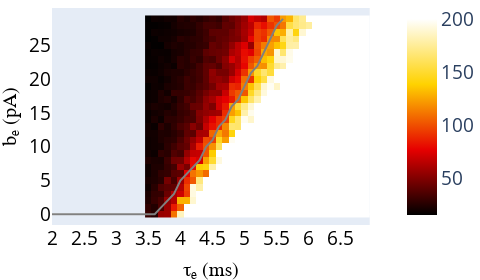

The cell this chart's notebook holds for it:
### Code cell
#This is an example with few values of tau_i and b_e
load= 'tau_e'
mean_array,taus, bthr, tau_v, bvals = load_survival( load = load, precalc=True)
plot_heatmap_survival(mean_array, taus, tau_v, bvals , bthr,load = load, save_im=False, precalc=True, z_max=200, line_color='grey')

### Figure 1 — Plotly figure (JSON) as saved in the notebook; plotly's stock layout.template omitted (floating-point values rounded to 4 significant figures; data arrays with more than 128 entries replaced by an {"elided": "..."} marker saying what was removed)
{"data": [{"colorbar": {"tickcolor": "black", "tickfont": {"size": 19}}, "colorscale": [[0, "rgb(0,0,0)"], [0.3333, "rgb(230,0,0)"], [0.6667, "rgb(255,210,0)"], [1, "rgb(255,255,255)"]], "type": "heatmap", "x": [3.5, 3.6, 3.7, 3.8, 3.9, 4, 4.1, 4.2, 4.3, 4.4, 4.5, 4.6, 4.7, 4.8, 4.9, 5.0, 5.1, 5.2, 5.3, 5.4, 5.5, 5.6, 5.7, 5.8, 5.9, 6.0, 6.1, 6.2, 6.3, 6.4, 6.5, 6.6, 6.7, 6.8, 6.9], "y": [0, 1, 2, 3, 4, 5, 6, 7, 8, 9, 10, 11, 12, 13, 14, 15, 16, 17, 18, 19, 20, 21, 22, 23, 24, 25, 26, 27, 28, 29], "z": {"elided": "30x35 float values"}, "zmax": 200, "zmin": 15.53}, {"line": {"color": "grey", "width": 2}, "mode": "lines", "showlegend": false, "type": "scatter", "x": [2, 2.5, 3, 3.5, 3.5, 3.6, 3.7, 3.8, 3.9, 4, 4, 4.1, 4.2, 4.3, 4.4, 4.5, 4.5, 4.6, 4.7, 4.8, 4.9, 5.0, 5, 5.1, 5.2, 5.3, 5.4, 5.5, 5.5, 5.6], "xaxis": "x", "y": [0, 0, 0, 0, 0, 0, 1, 2, 3, 5, 5, 6, 7, 8, 10, 11, 11, 13, 14, 16, 17, 19, 19, 21, 22, 24, 26, 28, 28, 29], "yaxis": "y"}], "layout": {"coloraxis": {"colorbar": {"title": {"side": "right"}, "x": -0.55, "y": 0.35}}, "height": 280, "margin": {"b": 0, "l": 0, "r": 0, "t": 0}, "width": 480, "xaxis": {"anchor": "y", "domain": [0, 0.94], "nticks": 16, "showgrid": false, "tickfont": {"color": "black", "size": 19}, "title": {"font": {"color": "black", "family": "Arial, sans-serif", "size": 20}, "text": "τₑ (ms)"}}, "yaxis": {"anchor": "x", "domain": [0, 1], "nticks": 10, "showgrid": false, "tickfont": {"color": "black", "size": 19}, "title": {"font": {"color": "black", "family": "Arial, sans-serif", "size": 20}, "text": "bₑ (pA)"}}, "yaxis2": {"anchor": "x", "overlaying": "y", "showgrid": false, "side": "right", "title": {"font": {"color": "black", "family": "Arial, sans-serif", "size": 20}, "text": "bₑ (pA)"}}}}
